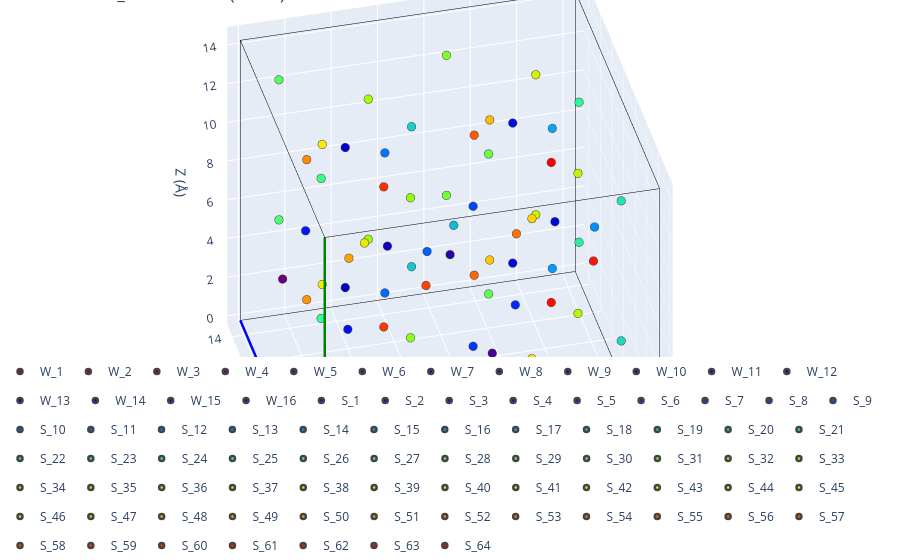

The cell this chart's notebook holds for it:
### Markdown cell above
## Reference frameworks

The workshop ships two reference descriptions of Na₃(Sb/W)S₄. We feed each through the same
`immobile_sites` helper. `structure_1.cif` is the conventional cubic *I*-43*m* cell, with the
framework cations on the Sb/W sublattice.

### Code cell
framework_1 = immobile_sites(f'{DATA}/structure_1.cif', supercell=(2, 2, 2))

print(f'structure_1 framework sites: {len(framework_1)}')
plot_3d(structure=framework_1, title='structure_1 framework (I-43m)')

### Figure 1 — Plotly figure (JSON) as saved in the notebook; plotly's stock layout.template omitted (floating-point values rounded to 4 significant figures)
{"data": [{"line": {"color": "red", "width": 5}, "mode": "lines", "showlegend": false, "type": "scatter3d", "x": [0.0, 14.44], "y": [0.0, -0.02995], "z": [0.0, 3.137e-05]}, {"line": {"color": "blue", "width": 5}, "mode": "lines", "showlegend": false, "type": "scatter3d", "x": [0.0, -0.02995], "y": [0.0, 14.44], "z": [0.0, -5.366e-05]}, {"line": {"color": "green", "width": 5}, "mode": "lines", "showlegend": false, "type": "scatter3d", "x": [0.0, 3.129e-05], "y": [0.0, -5.396e-05], "z": [0.0, 14.48]}, {"line": {"color": "black", "width": 1}, "mode": "lines", "showlegend": false, "type": "scatter3d", "x": [14.44, 14.41], "y": [-0.02995, 14.41], "z": [3.137e-05, -2.229e-05]}, {"line": {"color": "black", "width": 1}, "mode": "lines", "showlegend": false, "type": "scatter3d", "x": [14.44, 14.44], "y": [-0.02995, -0.03], "z": [3.137e-05, 14.48]}, {"line": {"color": "black", "width": 1}, "mode": "lines", "showlegend": false, "type": "scatter3d", "x": [-0.02995, 14.41], "y": [14.44, 14.41], "z": [-5.366e-05, -2.229e-05]}, {"line": {"color": "black", "width": 1}, "mode": "lines", "showlegend": false, "type": "scatter3d", "x": [-0.02995, -0.02991], "y": [14.44, 14.44], "z": [-5.366e-05, 14.48]}, {"line": {"color": "black", "width": 1}, "mode": "lines", "showlegend": false, "type": "scatter3d", "x": [3.129e-05, 14.44], "y": [-5.396e-05, -0.03], "z": [14.48, 14.48]}, {"line": {"color": "black", "width": 1}, "mode": "lines", "showlegend": false, "type": "scatter3d", "x": [3.129e-05, -0.02991], "y": [-5.396e-05, 14.44], "z": [14.48, 14.48]}, {"line": {"color": "black", "width": 1}, "mode": "lines", "showlegend": false, "type": "scatter3d", "x": [14.41, -0.02991], "y": [14.41, 14.44], "z": [14.48, 14.48]}, {"line": {"color": "black", "width": 1}, "mode": "lines", "showlegend": false, "type": "scatter3d", "x": [14.41, 14.44], "y": [14.41, -0.03], "z": [14.48, 14.48]}, {"line": {"color": "black", "width": 1}, "mode": "lines", "showlegend": false, "type": "scatter3d", "x": [14.41, 14.41], "y": [14.41, 14.41], "z": [14.48, -2.229e-05]}, {"line": {"color": "red", "width": 5}, "mode": "lines", "showlegend": false, "type": "scatter3d", "x": [0.0, 14.44], "y": [0.0, -0.02995], "z": [0.0, 3.137e-05]}, {"line": {"color": "blue", "width": 5}, "mode": "lines", "showlegend": false, "type": "scatter3d", "x": [0.0, -0.02995], "y": [0.0, 14.44], "z": [0.0, -5.366e-05]}, {"line": {"color": "green", "width": 5}, "mode": "lines", "showlegend": false, "type": "scatter3d", "x": [0.0, 3.129e-05], "y": [0.0, -5.396e-05], "z": [0.0, 14.48]}, {"line": {"color": "black", "width": 1}, "mode": "lines", "showlegend": false, "type": "scatter3d", "x": [14.44, 14.41], "y": [-0.02995, 14.41], "z": [3.137e-05, -2.229e-05]}, {"line": {"color": "black", "width": 1}, "mode": "lines", "showlegend": false, "type": "scatter3d", "x": [14.44, 14.44], "y": [-0.02995, -0.03], "z": [3.137e-05, 14.48]}, {"line": {"color": "black", "width": 1}, "mode": "lines", "showlegend": false, "type": "scatter3d", "x": [-0.02995, 14.41], "y": [14.44, 14.41], "z": [-5.366e-05, -2.229e-05]}, {"line": {"color": "black", "width": 1}, "mode": "lines", "showlegend": false, "type": "scatter3d", "x": [-0.02995, -0.02991], "y": [14.44, 14.44], "z": [-5.366e-05, 14.48]}, {"line": {"color": "black", "width": 1}, "mode": "lines", "showlegend": false, "type": "scatter3d", "x": [3.129e-05, 14.44], "y": [-5.396e-05, -0.03], "z": [14.48, 14.48]}, {"line": {"color": "black", "width": 1}, "mode": "lines", "showlegend": false, "type": "scatter3d", "x": [3.129e-05, -0.02991], "y": [-5.396e-05, 14.44], "z": [14.48, 14.48]}, {"line": {"color": "black", "width": 1}, "mode": "lines", "showlegend": false, "type": "scatter3d", "x": [14.41, -0.02991], "y": [14.41, 14.44], "z": [14.48, 14.48]}, {"line": {"color": "black", "width": 1}, "mode": "lines", "showlegend": false, "type": "scatter3d", "x": [14.41, 14.44], "y": [14.41, -0.03], "z": [14.48, 14.48]}, {"line": {"color": "black", "width": 1}, "mode": "lines", "showlegend": false, "type": "scatter3d", "x": [14.41, 14.41], "y": [14.41, 14.41], "z": [14.48, -2.229e-05]}, {"legendgroup": "W_1", "marker": {"color": ["rgb(150, 0, 90)"], "line": {"width": 2.5}, "size": 5}, "mode": "markers", "name": "W_1", "showlegend": true, "type": "scatter3d", "x": [0.0], "y": [0.0], "z": [0.0]}, {"legendgroup": "W_2", "marker": {"color": ["rgb(135, 0, 101)"], "line": {"width": 2.5}, "size": 5}, "mode": "markers", "name": "W_2", "showlegend": true, "type": "scatter3d", "x": [1.565e-05], "y": [-2.698e-05], "z": [7.238]}, {"legendgroup": "W_3", "marker": {"color": ["rgb(120, 0, 112)"], "line": {"width": 2.5}, "size": 5}, "mode": "markers", "name": "W_3", "showlegend": true, "type": "scatter3d", "x": [-0.01497], "y": [7.218], "z": [-2.683e-05]}, {"legendgroup": "W_4", "marker": {"color": ["rgb(104, 0, 123)"], "line": {"width": 2.5}, "size": 5}, "mode": "markers", "name": "W_4", "showlegend": true, "type": "scatter3d", "x": [-0.01496], "y": [7.218], "z": [7.238]}, {"legendgroup": "W_5", "marker": {"color": ["rgb(89, 0, 135)"], "line": {"width": 2.5}, "size": 5}, "mode": "markers", "name": "W_5", "showlegend": true, "type": "scatter3d", "x": [7.218], "y": [-0.01497], "z": [1.568e-05]}, {"legendgroup": "W_6", "marker": {"color": ["rgb(74, 0, 146)"], "line": {"width": 2.5}, "size": 5}, "mode": "markers", "name": "W_6", "showlegend": true, "type": "scatter3d", "x": [7.219], "y": [-0.015], "z": [7.238]}, {"legendgroup": "W_7", "marker": {"color": ["rgb(59, 0, 157)"], "line": {"width": 2.5}, "size": 5}, "mode": "markers", "name": "W_7", "showlegend": true, "type": "scatter3d", "x": [7.204], "y": [7.204], "z": [-1.115e-05]}, {"legendgroup": "W_8", "marker": {"color": ["rgb(44, 0, 168)"], "line": {"width": 2.5}, "size": 5}, "mode": "markers", "name": "W_8", "showlegend": true, "type": "scatter3d", "x": [7.204], "y": [7.203], "z": [7.238]}, {"legendgroup": "W_9", "marker": {"color": ["rgb(28, 0, 179)"], "line": {"width": 2.5}, "size": 5}, "mode": "markers", "name": "W_9", "showlegend": true, "type": "scatter3d", "x": [3.602], "y": [3.602], "z": [3.619]}, {"legendgroup": "W_10", "marker": {"color": ["rgb(13, 0, 190)"], "line": {"width": 2.5}, "size": 5}, "mode": "markers", "name": "W_10", "showlegend": true, "type": "scatter3d", "x": [3.602], "y": [3.602], "z": [10.86]}, {"legendgroup": "W_11", "marker": {"color": ["rgb(0, 0, 201)"], "line": {"width": 2.5}, "size": 5}, "mode": "markers", "name": "W_11", "showlegend": true, "type": "scatter3d", "x": [3.587], "y": [10.82], "z": [3.619]}, {"legendgroup": "W_12", "marker": {"color": ["rgb(0, 3, 206)"], "line": {"width": 2.5}, "size": 5}, "mode": "markers", "name": "W_12", "showlegend": true, "type": "scatter3d", "x": [3.587], "y": [10.82], "z": [10.86]}, {"legendgroup": "W_13", "marker": {"color": ["rgb(0, 5, 212)"], "line": {"width": 2.5}, "size": 5}, "mode": "markers", "name": "W_13", "showlegend": true, "type": "scatter3d", "x": [10.82], "y": [3.587], "z": [3.619]}, {"legendgroup": "W_14", "marker": {"color": ["rgb(0, 8, 217)"], "line": {"width": 2.5}, "size": 5}, "mode": "markers", "name": "W_14", "showlegend": true, "type": "scatter3d", "x": [10.82], "y": [3.587], "z": [10.86]}, {"legendgroup": "W_15", "marker": {"color": ["rgb(0, 10, 223)"], "line": {"width": 2.5}, "size": 5}, "mode": "markers", "name": "W_15", "showlegend": true, "type": "scatter3d", "x": [10.81], "y": [10.81], "z": [3.619]}, {"legendgroup": "W_16", "marker": {"color": ["rgb(0, 13, 229)"], "line": {"width": 2.5}, "size": 5}, "mode": "markers", "name": "W_16", "showlegend": true, "type": "scatter3d", "x": [10.81], "y": [10.81], "z": [10.86]}, {"legendgroup": "S_1", "marker": {"color": ["rgb(0, 16, 234)"], "line": {"width": 2.5}, "size": 5}, "mode": "markers", "name": "S_1", "showlegend": true, "type": "scatter3d", "x": [1.324], "y": [1.324], "z": [1.33]}, {"legendgroup": "S_2", "marker": {"color": ["rgb(0, 18, 240)"], "line": {"width": 2.5}, "size": 5}, "mode": "markers", "name": "S_2", "showlegend": true, "type": "scatter3d", "x": [1.324], "y": [1.324], "z": [8.568]}, {"legendgroup": "S_3", "marker": {"color": ["rgb(0, 21, 245)"], "line": {"width": 2.5}, "size": 5}, "mode": "markers", "name": "S_3", "showlegend": true, "type": "scatter3d", "x": [1.309], "y": [8.542], "z": [1.33]}, {"legendgroup": "S_4", "marker": {"color": ["rgb(0, 23, 251)"], "line": {"width": 2.5}, "size": 5}, "mode": "markers", "name": "S_4", "showlegend": true, "type": "scatter3d", "x": [1.309], "y": [8.542], "z": [8.568]}, {"legendgroup": "S_5", "marker": {"color": ["rgb(0, 28, 255)"], "line": {"width": 2.5}, "size": 5}, "mode": "markers", "name": "S_5", "showlegend": true, "type": "scatter3d", "x": [8.542], "y": [1.309], "z": [1.33]}, {"legendgroup": "S_6", "marker": {"color": ["rgb(0, 41, 255)"], "line": {"width": 2.5}, "size": 5}, "mode": "markers", "name": "S_6", "showlegend": true, "type": "scatter3d", "x": [8.542], "y": [1.309], "z": [8.568]}, {"legendgroup": "S_7", "marker": {"color": ["rgb(0, 54, 255)"], "line": {"width": 2.5}, "size": 5}, "mode": "markers", "name": "S_7", "showlegend": true, "type": "scatter3d", "x": [8.527], "y": [8.527], "z": [1.33]}, {"legendgroup": "S_8", "marker": {"color": ["rgb(0, 67, 255)"], "line": {"width": 2.5}, "size": 5}, "mode": "markers", "name": "S_8", "showlegend": true, "type": "scatter3d", "x": [8.527], "y": [8.527], "z": [8.568]}, {"legendgroup": "S_9", "marker": {"color": ["rgb(0, 80, 255)"], "line": {"width": 2.5}, "size": 5}, "mode": "markers", "name": "S_9", "showlegend": true, "type": "scatter3d", "x": [5.88], "y": [5.88], "z": [1.33]}, {"legendgroup": "S_10", "marker": {"color": ["rgb(0, 93, 255)"], "line": {"width": 2.5}, "size": 5}, "mode": "markers", "name": "S_10", "showlegend": true, "type": "scatter3d", "x": [5.88], "y": [5.88], "z": [8.568]}, {"legendgroup": "S_11", "marker": {"color": ["rgb(0, 105, 255)"], "line": {"width": 2.5}, "size": 5}, "mode": "markers", "name": "S_11", "showlegend": true, "type": "scatter3d", "x": [5.865], "y": [13.1], "z": [1.33]}, {"legendgroup": "S_12", "marker": {"color": ["rgb(0, 118, 255)"], "line": {"width": 2.5}, "size": 5}, "mode": "markers", "name": "S_12", "showlegend": true, "type": "scatter3d", "x": [5.865], "y": [13.1], "z": [8.568]}, {"legendgroup": "S_13", "marker": {"color": ["rgb(0, 131, 255)"], "line": {"width": 2.5}, "size": 5}, "mode": "markers", "name": "S_13", "showlegend": true, "type": "scatter3d", "x": [13.1], "y": [5.865], "z": [1.33]}, {"legendgroup": "S_14", "marker": {"color": ["rgb(0, 144, 255)"], "line": {"width": 2.5}, "size": 5}, "mode": "markers", "name": "S_14", "showlegend": true, "type": "scatter3d", "x": [13.1], "y": [5.865], "z": [8.568]}, {"legendgroup": "S_15", "marker": {"color": ["rgb(2, 156, 251)"], "line": {"width": 2.5}, "size": 5}, "mode": "markers", "name": "S_15", "showlegend": true, "type": "scatter3d", "x": [13.08], "y": [13.08], "z": [1.33]}, {"legendgroup": "S_16", "marker": {"color": ["rgb(6, 166, 240)"], "line": {"width": 2.5}, "size": 5}, "mode": "markers", "name": "S_16", "showlegend": true, "type": "scatter3d", "x": [13.08], "y": [13.08], "z": [8.568]}, {"legendgroup": "S_17", "marker": {"color": ["rgb(11, 177, 230)"], "line": {"width": 2.5}, "size": 5}, "mode": "markers", "name": "S_17", "showlegend": true, "type": "scatter3d", "x": [5.889], "y": [1.314], "z": [5.908]}, {"legendgroup": "S_18", "marker": {"color": ["rgb(15, 187, 219)"], "line": {"width": 2.5}, "size": 5}, "mode": "markers", "name": "S_18", "showlegend": true, "type": "scatter3d", "x": [5.889], "y": [1.314], "z": [13.15]}, {"legendgroup": "S_19", "marker": {"color": ["rgb(19, 198, 208)"], "line": {"width": 2.5}, "size": 5}, "mode": "markers", "name": "S_19", "showlegend": true, "type": "scatter3d", "x": [5.874], "y": [8.533], "z": [5.908]}, {"legendgroup": "S_20", "marker": {"color": ["rgb(24, 208, 198)"], "line": {"width": 2.5}, "size": 5}, "mode": "markers", "name": "S_20", "showlegend": true, "type": "scatter3d", "x": [5.874], "y": [8.533], "z": [13.15]}, {"legendgroup": "S_21", "marker": {"color": ["rgb(28, 218, 187)"], "line": {"width": 2.5}, "size": 5}, "mode": "markers", "name": "S_21", "showlegend": true, "type": "scatter3d", "x": [13.11], "y": [1.299], "z": [5.908]}, {"legendgroup": "S_22", "marker": {"color": ["rgb(33, 229, 177)"], "line": {"width": 2.5}, "size": 5}, "mode": "markers", "name": "S_22", "showlegend": true, "type": "scatter3d", "x": [13.11], "y": [1.299], "z": [13.15]}, {"legendgroup": "S_23", "marker": {"color": ["rgb(37, 239, 166)"], "line": {"width": 2.5}, "size": 5}, "mode": "markers", "name": "S_23", "showlegend": true, "type": "scatter3d", "x": [13.09], "y": [8.518], "z": [5.908]}, {"legendgroup": "S_24", "marker": {"color": ["rgb(42, 250, 155)"], "line": {"width": 2.5}, "size": 5}, "mode": "markers", "name": "S_24", "showlegend": true, "type": "scatter3d", "x": [13.09], "y": [8.518], "z": [13.15]}, {"legendgroup": "S_25", "marker": {"color": ["rgb(49, 255, 142)"], "line": {"width": 2.5}, "size": 5}, "mode": "markers", "name": "S_25", "showlegend": true, "type": "scatter3d", "x": [1.314], "y": [5.889], "z": [5.908]}, {"legendgroup": "S_26", "marker": {"color": ["rgb(60, 255, 127)"], "line": {"width": 2.5}, "size": 5}, "mode": "markers", "name": "S_26", "showlegend": true, "type": "scatter3d", "x": [1.314], "y": [5.889], "z": [13.15]}, {"legendgroup": "S_27", "marker": {"color": ["rgb(71, 255, 112)"], "line": {"width": 2.5}, "size": 5}, "mode": "markers", "name": "S_27", "showlegend": true, "type": "scatter3d", "x": [1.299], "y": [13.11], "z": [5.908]}, {"legendgroup": "S_28", "marker": {"color": ["rgb(82, 255, 97)"], "line": {"width": 2.5}, "size": 5}, "mode": "markers", "name": "S_28", "showlegend": true, "type": "scatter3d", "x": [1.299], "y": [13.11], "z": [13.15]}, {"legendgroup": "S_29", "marker": {"color": ["rgb(93, 255, 82)"], "line": {"width": 2.5}, "size": 5}, "mode": "markers", "name": "S_29", "showlegend": true, "type": "scatter3d", "x": [8.533], "y": [5.874], "z": [5.908]}, {"legendgroup": "S_30", "marker": {"color": ["rgb(104, 255, 66)"], "line": {"width": 2.5}, "size": 5}, "mode": "markers", "name": "S_30", "showlegend": true, "type": "scatter3d", "x": [8.533], "y": [5.874], "z": [13.15]}, {"legendgroup": "S_31", "marker": {"color": ["rgb(114, 255, 51)"], "line": {"width": 2.5}, "size": 5}, "mode": "markers", "name": "S_31", "showlegend": true, "type": "scatter3d", "x": [8.518], "y": [13.09], "z": [5.908]}, {"legendgroup": "S_32", "marker": {"color": ["rgb(125, 255, 36)"], "line": {"width": 2.5}, "size": 5}, "mode": "markers", "name": "S_32", "showlegend": true, "type": "scatter3d", "x": [8.518], "y": [13.09], "z": [13.15]}, {"legendgroup": "S_33", "marker": {"color": ["rgb(136, 255, 21)"], "line": {"width": 2.5}, "size": 5}, "mode": "markers", "name": "S_33", "showlegend": true, "type": "scatter3d", "x": [4.926], "y": [4.926], "z": [4.949]}, {"legendgroup": "S_34", "marker": {"color": ["rgb(147, 255, 6)"], "line": {"width": 2.5}, "size": 5}, "mode": "markers", "name": "S_34", "showlegend": true, "type": "scatter3d", "x": [4.926], "y": [4.926], "z": [12.19]}, {"legendgroup": "S_35", "marker": {"color": ["rgb(158, 254, 0)"], "line": {"width": 2.5}, "size": 5}, "mode": "markers", "name": "S_35", "showlegend": true, "type": "scatter3d", "x": [4.911], "y": [12.14], "z": [4.949]}, {"legendgroup": "S_36", "marker": {"color": ["rgb(168, 252, 0)"], "line": {"width": 2.5}, "size": 5}, "mode": "markers", "name": "S_36", "showlegend": true, "type": "scatter3d", "x": [4.911], "y": [12.14], "z": [12.19]}, {"legendgroup": "S_37", "marker": {"color": ["rgb(179, 249, 0)"], "line": {"width": 2.5}, "size": 5}, "mode": "markers", "name": "S_37", "showlegend": true, "type": "scatter3d", "x": [12.14], "y": [4.911], "z": [4.949]}, {"legendgroup": "S_38", "marker": {"color": ["rgb(189, 247, 0)"], "line": {"width": 2.5}, "size": 5}, "mode": "markers", "name": "S_38", "showlegend": true, "type": "scatter3d", "x": [12.14], "y": [4.911], "z": [12.19]}, {"legendgroup": "S_39", "marker": {"color": ["rgb(200, 245, 0)"], "line": {"width": 2.5}, "size": 5}, "mode": "markers", "name": "S_39", "showlegend": true, "type": "scatter3d", "x": [12.13], "y": [12.13], "z": [4.949]}, {"legendgroup": "S_40", "marker": {"color": ["rgb(210, 243, 0)"], "line": {"width": 2.5}, "size": 5}, "mode": "markers", "name": "S_40", "showlegend": true, "type": "scatter3d", "x": [12.13], "y": [12.13], "z": [12.19]}, {"legendgroup": "S_41", "marker": {"color": ["rgb(221, 241, 0)"], "line": {"width": 2.5}, "size": 5}, "mode": "markers", "name": "S_41", "showlegend": true, "type": "scatter3d", "x": [2.278], "y": [2.278], "z": [4.949]}, {"legendgroup": "S_42", "marker": {"color": ["rgb(231, 239, 0)"], "line": {"width": 2.5}, "size": 5}, "mode": "markers", "name": "S_42", "showlegend": true, "type": "scatter3d", "x": [2.278], "y": [2.278], "z": [12.19]}, {"legendgroup": "S_43", "marker": {"color": ["rgb(242, 237, 0)"], "line": {"width": 2.5}, "size": 5}, "mode": "markers", "name": "S_43", "showlegend": true, "type": "scatter3d", "x": [2.263], "y": [9.496], "z": [4.949]}, {"legendgroup": "S_44", "marker": {"color": ["rgb(252, 235, 0)"], "line": {"width": 2.5}, "size": 5}, "mode": "markers", "name": "S_44", "showlegend": true, "type": "scatter3d", "x": [2.263], "y": [9.496], "z": [12.19]}, {"legendgroup": "S_45", "marker": {"color": ["rgb(255, 225, 0)"], "line": {"width": 2.5}, "size": 5}, "mode": "markers", "name": "S_45", "showlegend": true, "type": "scatter3d", "x": [9.496], "y": [2.263], "z": [4.949]}, {"legendgroup": "S_46", "marker": {"color": ["rgb(255, 212, 0)"], "line": {"width": 2.5}, "size": 5}, "mode": "markers", "name": "S_46", "showlegend": true, "type": "scatter3d", "x": [9.496], "y": [2.263], "z": [12.19]}, {"legendgroup": "S_47", "marker": {"color": ["rgb(255, 200, 0)"], "line": {"width": 2.5}, "size": 5}, "mode": "markers", "name": "S_47", "showlegend": true, "type": "scatter3d", "x": [9.481], "y": [9.481], "z": [4.949]}, {"legendgroup": "S_48", "marker": {"color": ["rgb(255, 187, 0)"], "line": {"width": 2.5}, "size": 5}, "mode": "markers", "name": "S_48", "showlegend": true, "type": "scatter3d", "x": [9.482], "y": [9.481], "z": [12.19]}, {"legendgroup": "S_49", "marker": {"color": ["rgb(255, 175, 0)"], "line": {"width": 2.5}, "size": 5}, "mode": "markers", "name": "S_49", "showlegend": true, "type": "scatter3d", "x": [2.272], "y": [4.931], "z": [2.289]}, {"legendgroup": "S_50", "marker": {"color": ["rgb(255, 162, 0)"], "line": {"width": 2.5}, "size": 5}, "mode": "markers", "name": "S_50", "showlegend": true, "type": "scatter3d", "x": [2.272], "y": [4.931], "z": [9.526]}, {"legendgroup": "S_51", "marker": {"color": ["rgb(255, 150, 0)"], "line": {"width": 2.5}, "size": 5}, "mode": "markers", "name": "S_51", "showlegend": true, "type": "scatter3d", "x": [2.257], "y": [12.15], "z": [2.289]}, {"legendgroup": "S_52", "marker": {"color": ["rgb(255, 137, 0)"], "line": {"width": 2.5}, "size": 5}, "mode": "markers", "name": "S_52", "showlegend": true, "type": "scatter3d", "x": [2.258], "y": [12.15], "z": [9.526]}, {"legendgroup": "S_53", "marker": {"color": ["rgb(255, 125, 0)"], "line": {"width": 2.5}, "size": 5}, "mode": "markers", "name": "S_53", "showlegend": true, "type": "scatter3d", "x": [9.491], "y": [4.916], "z": [2.289]}, {"legendgroup": "S_54", "marker": {"color": ["rgb(255, 113, 0)"], "line": {"width": 2.5}, "size": 5}, "mode": "markers", "name": "S_54", "showlegend": true, "type": "scatter3d", "x": [9.491], "y": [4.916], "z": [9.526]}, {"legendgroup": "S_55", "marker": {"color": ["rgb(255, 101, 0)"], "line": {"width": 2.5}, "size": 5}, "mode": "markers", "name": "S_55", "showlegend": true, "type": "scatter3d", "x": [9.476], "y": [12.13], "z": [2.289]}, {"legendgroup": "S_56", "marker": {"color": ["rgb(255, 90, 0)"], "line": {"width": 2.5}, "size": 5}, "mode": "markers", "name": "S_56", "showlegend": true, "type": "scatter3d", "x": [9.476], "y": [12.13], "z": [9.526]}, {"legendgroup": "S_57", "marker": {"color": ["rgb(255, 79, 0)"], "line": {"width": 2.5}, "size": 5}, "mode": "markers", "name": "S_57", "showlegend": true, "type": "scatter3d", "x": [4.931], "y": [2.272], "z": [2.289]}, {"legendgroup": "S_58", "marker": {"color": ["rgb(255, 67, 0)"], "line": {"width": 2.5}, "size": 5}, "mode": "markers", "name": "S_58", "showlegend": true, "type": "scatter3d", "x": [4.931], "y": [2.272], "z": [9.526]}, {"legendgroup": "S_59", "marker": {"color": ["rgb(255, 56, 0)"], "line": {"width": 2.5}, "size": 5}, "mode": "markers", "name": "S_59", "showlegend": true, "type": "scatter3d", "x": [4.916], "y": [9.491], "z": [2.289]}, {"legendgroup": "S_60", "marker": {"color": ["rgb(255, 45, 0)"], "line": {"width": 2.5}, "size": 5}, "mode": "markers", "name": "S_60", "showlegend": true, "type": "scatter3d", "x": [4.916], "y": [9.491], "z": [9.526]}, {"legendgroup": "S_61", "marker": {"color": ["rgb(255, 34, 0)"], "line": {"width": 2.5}, "size": 5}, "mode": "markers", "name": "S_61", "showlegend": true, "type": "scatter3d", "x": [12.15], "y": [2.257], "z": [2.289]}, {"legendgroup": "S_62", "marker": {"color": ["rgb(255, 22, 0)"], "line": {"width": 2.5}, "size": 5}, "mode": "markers", "name": "S_62", "showlegend": true, "type": "scatter3d", "x": [12.15], "y": [2.257], "z": [9.526]}, {"legendgroup": "S_63", "marker": {"color": ["rgb(255, 11, 0)"], "line": {"width": 2.5}, "size": 5}, "mode": "markers", "name": "S_63", "showlegend": true, "type": "scatter3d", "x": [12.13], "y": [9.476], "z": [2.289]}, {"legendgroup": "S_64", "marker": {"color": ["rgb(255, 0, 0)"], "line": {"width": 2.5}, "size": 5}, "mode": "markers", "name": "S_64", "showlegend": true, "type": "scatter3d", "x": [12.13], "y": [9.476], "z": [9.526]}], "layout": {"legend": {"orientation": "h", "x": 0, "xanchor": "left", "y": -0.1, "yanchor": "bottom"}, "margin": {"b": 0, "l": 0, "r": 0, "t": 0}, "scene": {"aspectmode": "manual", "aspectratio": {"x": 1.444, "y": 1.444, "z": 1.448}, "camera": {"eye": {"x": -0.7219, "y": -2.887, "z": 2.171}, "projection": {"type": "orthographic"}}, "xaxis": {"title": {"text": "X (Å)"}}, "yaxis": {"title": {"text": "Y (Å)"}}, "zaxis": {"title": {"text": "Z (Å)"}}}, "showlegend": true, "title": {"text": "structure_1 framework (I-43m)"}}}
